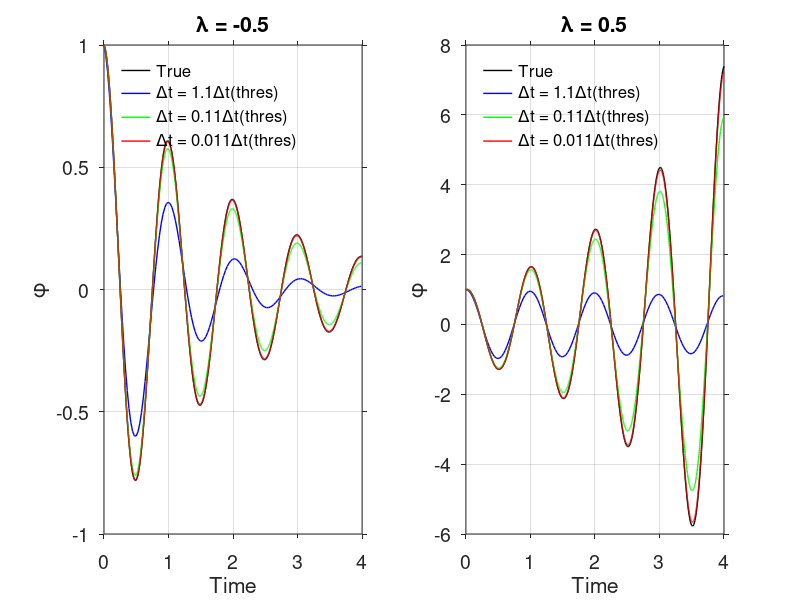

This chart was generated by the following MATLAB code:
% =========================================================================
%   This program is to examine A-stability for transport ODE
%   Numerical Scheme: backward time difference
% =========================================================================
set(0,'defaulttextfontsize',14);
set(0,'defaultaxesfontsize',14);
set(0,'DefaultAxesTickDir', 'out')
set(0,'DefaultFigureColormap',feval('jet'));

%%% define constants %%%
tau = 1;                                                    % wave period
omega = 2*pi/(tau);                                         % wave frequency
%%% define true solution parameters %%%
phi0 = 1;
deltt = 0.01;
t0  = 0; t1 = 4*tau;
tt_true = t0:deltt:t1;
%%% select different delt %%%
col = {'b','g','r'};

lambda0 = [-0.5,0.5];
figure(1);clf;
for ilambda = 1:numel(lambda0)
    lambda = lambda0(ilambda);
    %%% construct true solution %%%
    phitrue = phi0*exp((lambda+1i*omega)*tt_true);                  % true solution
    gamma = (lambda+1i*omega);
    delt_shred = abs(-2*lambda/(lambda^2+omega^2));
    delt0 = [delt_shred*1.1,delt_shred*0.11,delt_shred*0.011];  % choose different delt

    %%% plot true solution %%%
    figure(1);
    subplot(1,2,ilambda)
    plot(tt_true,real(phitrue),'k','linewidth',1);hold on;    
    %%% solve ODE %%%
    for idtt = 1:numel(delt0)
        delt = delt0(idtt);
        tt = t0:delt:t1;
        
        phi = nan(size(tt));
        phi(1) = phitrue(1);
        for itt = 2:numel(tt)
            phi(itt) = phi(itt-1)/(1-gamma*delt);
        end
        plot(tt,real(phi),col{idtt},'linewidth',1);
    end
    xlabel('Time');ylabel('\phi');title(['\lambda = ',num2str(lambda)]);grid on;
    lg = legend('True','\Deltat = 1.1\Deltat(thres)','\Deltat = 0.11\Deltat(thres)',...
        '\Deltat = 0.011\Deltat(thres)','location','northwest');
    set(lg,'box','off','fontsize',12);
end